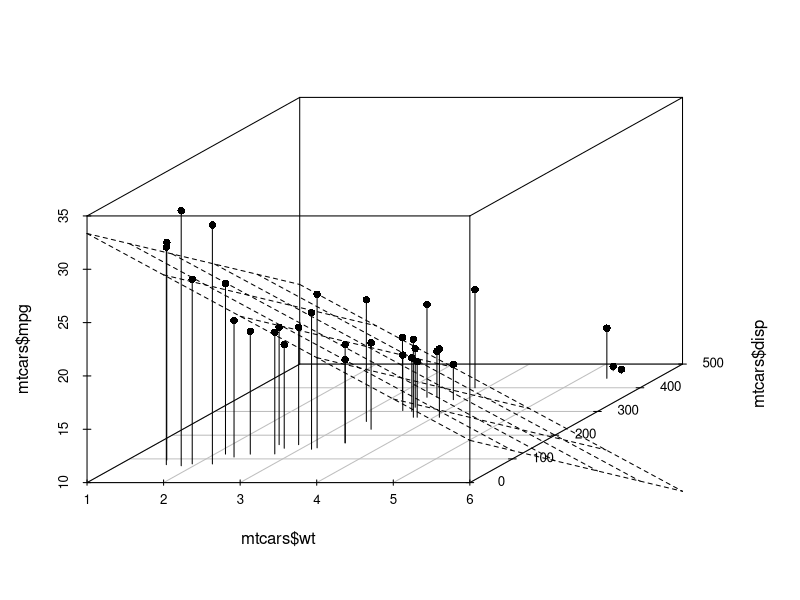
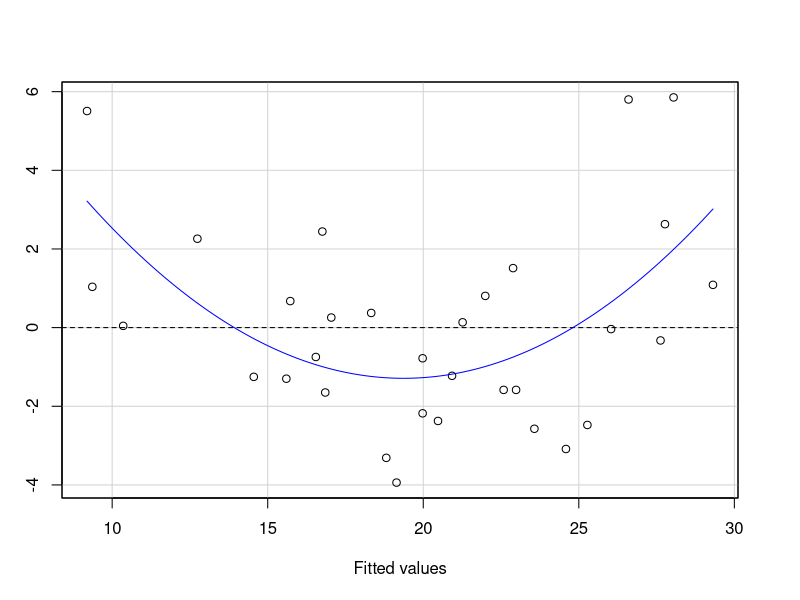
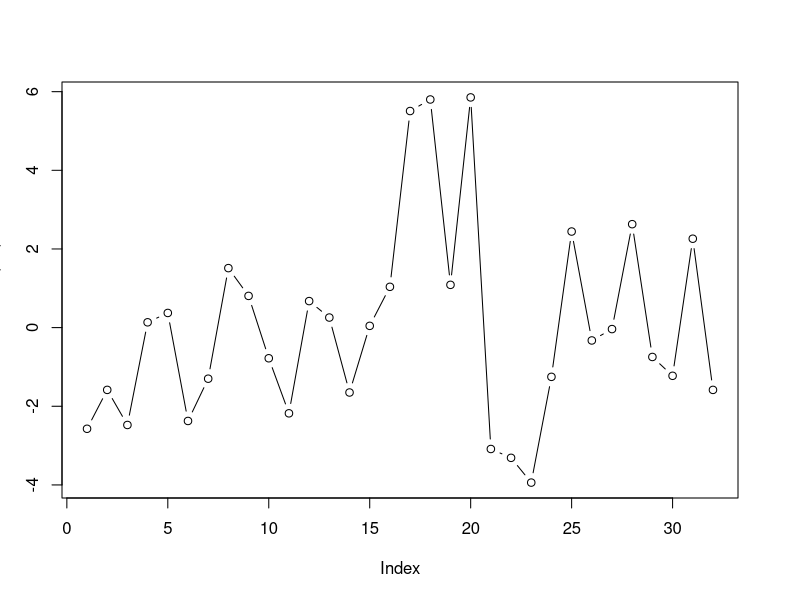
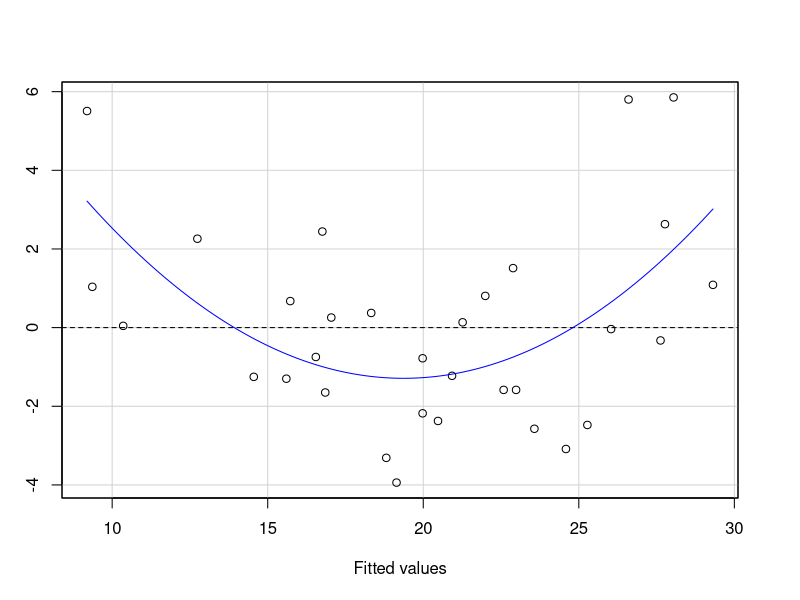
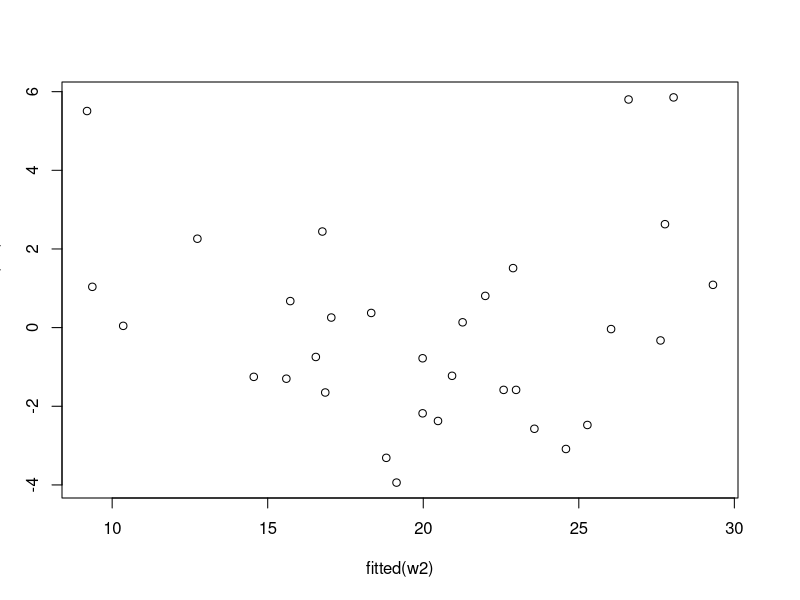
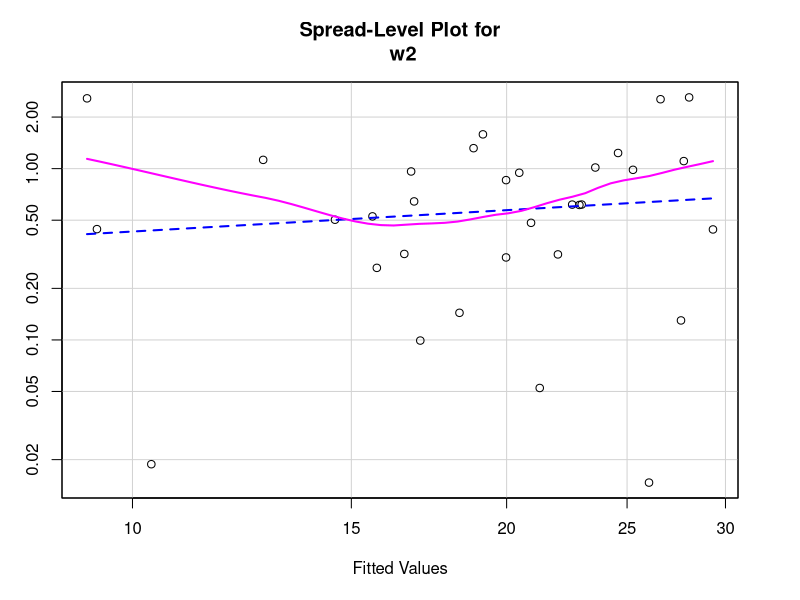
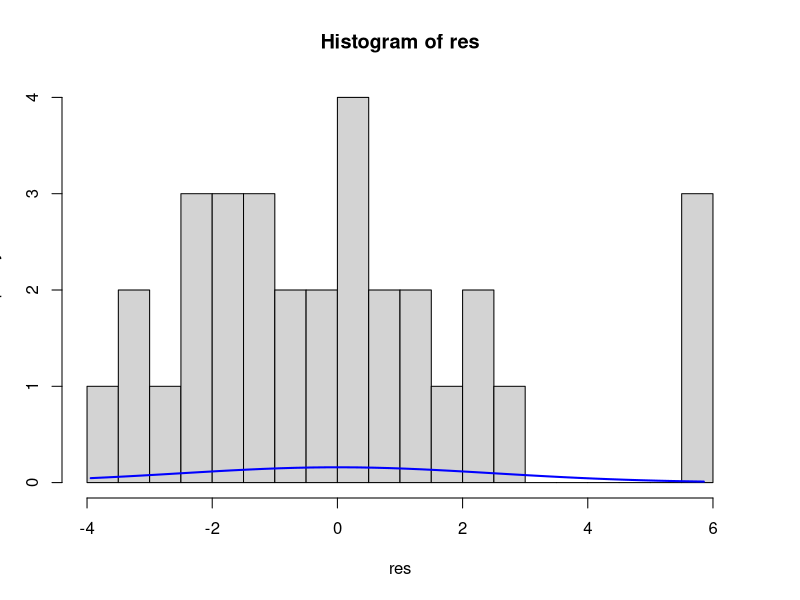
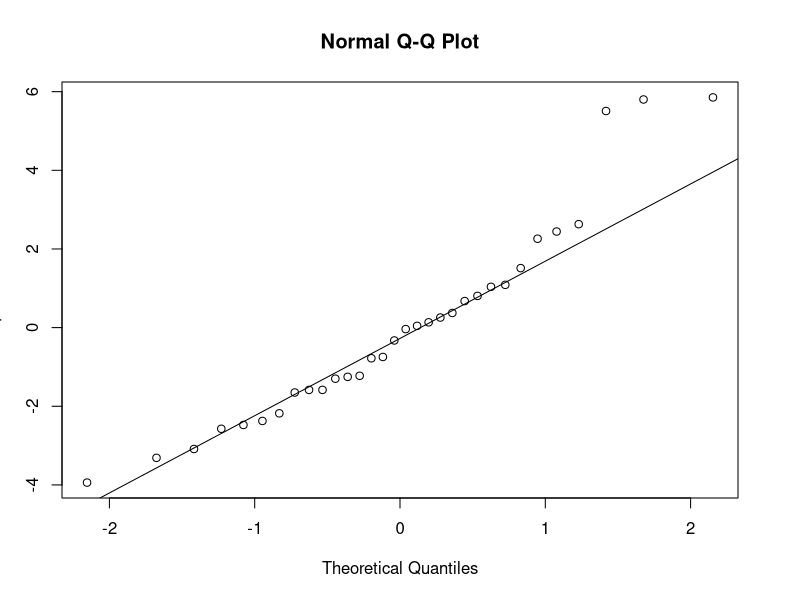

Write R code to recreate these figures, in order.
library(car)
library(zoo)
library(lmtest)
library(scatterplot3d)
library(nortest)

s3d = scatterplot3d(mtcars$wt, mtcars$disp, mtcars$mpg, pch = 16, type = 'h')
# linear model of 2 variables
w2 = lm(mpg ~ wt + hp, data = mtcars)
s3d$plane3d(w2)

summary(w2)

residualPlot(w2)
plot(residuals(w2), type = 'b')

# Test for autocorrelation
durbinWatsonTest(w2)

# Another test. First order
bgtest(w2, order = 1, type = 'F')
bgtest(w2, order = 1, type = 'Chisq')
# small autocorrelation

# Second order test
bgtest(w2, order = 2, type = 'F')
bgtest(w2, order = 2, type = 'Chisq')
# no autocorrelation

# Third order test
bgtest(w2, order = 3, type = 'F')
bgtest(w2, order = 3, type = 'Chisq')
# also no autocorrelation

residualPlot(w2)
plot(fitted(w2), residuals(w2))

bptest(w2)
ncvTest(w2)
spreadLevelPlot(w2)

# normality test
res = residuals(w2)
hist(res, breaks = 15)
xfit = seq(min(res), max(res), length = 40)
yfit = dnorm(xfit, mean = mean(res), sd = sd(res))
lines(xfit, yfit, col = 'blue', lwd = 2)

qqnorm(res)
qqline(res)

pearson.test(res)

# test for max regression residual diff and mean of residuals
outlierTest(w2)

plot(w2)
# dependancy of value from all parameters
crPlots(w2)

# фактор инфляции дисперсии
vif(w2)
